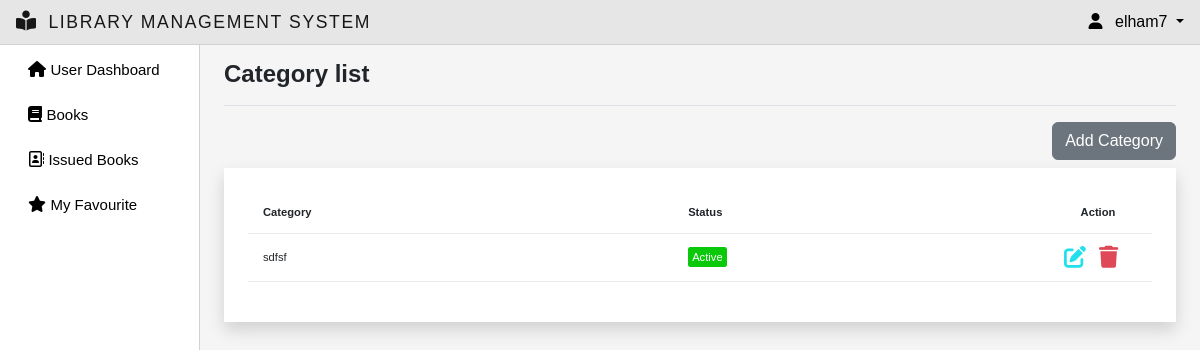
Page /category/ (signed in) on the committed database.
### myapp/models.py (models this page shows, shortened)
class CustomUser(AbstractUser):
    email = models.EmailField(max_length=255, unique=True)
    username = models.CharField(max_length=50, unique=True)
    first_name = models.CharField(null=True, blank=True, max_length=100)
    father_name= models.CharField(null=True, blank=True, max_length=100)
    last_name = models.CharField(null=True, blank=True, max_length=100)
    phone_number = models.CharField(null=True,blank=True, max_length=20)
    user_id = models.CharField(max_length=50,null=True,blank=True)
    group = models.ForeignKey(Group, on_delete=models.CASCADE, default=2)
    gender = models.CharField(max_length=1,choices=GENDER_CHOICES,null=True,blank=True)
    USERNAME_FIELD = 'email'
    EMAIL_FIELD = 'email'
    REQUIRED_FIELDS = []
    objects = CutomUserManager()

class Category(models.Model):
    name = models.CharField(max_length=200)
    status = models.BooleanField(default=True)
    @property
    def status_name(self):
        return "Active" if self.status else "Inactive"

### myapp/views.py (the view)
# urls.py: path('category/',views.categorylist, name="category-list"),
def categorylist(request):
    category = Category.objects.all()
    context={'category':category}
    return render(request,'category_list.html',context)

### myapp/templates/category_list.html (shortened to what this page needs)
{% extends 'main.html' %}
{% block title %}Category list{% endblock title %}
{% block content %}
    <div class="text-end mb-2 ">
        <a href="{% url 'add_category' %}" class="add-category btn btn-secondary">Add Category</a>
    </div>
  <div class="p-4 shadow bg-white ">
	<table class="table table-font-size table-hover " >
	    <thead>
            <tr>
              <th>Category</th>
              <th>Status</th>
              <th class="text-center">Action</th>
            </tr>
          </thead>
		<tbody>
            {% if category %}
                {% for i in category %}
                    <tr>
                        <td>{{i.name}}</td>
                        {% if i.status %}
                        <td><span class="green">{{i.status_name}}</span></td>
                        {% else %}
                        <td><span class="red">{{i.status_name}}</span></td>
                        {% endif %}
                        <td style="width: 108px;">
                            <a href="{% url 'update-category' i.id %}" class="edit" data-toggle="modal"><i class="fa-solid fa-pen-to-square "></i></a>
                            <a href="{% url 'delete-category' i.id %}" onclick="return confirm('Do you really want to delete this Category?');"><i class="fa-solid fa-trash text-danger" data-toggle="tooltip" title="delete"></i></a>
                        </td>
                    </tr>
                {% endfor %}
            {% else %}
                <tr>
                    <td colspan="3">empty</td>
                </tr>
            {% endif %}
		</tbody>
	</table>
</div>
{% endblock content %}

### templates/navbar.html (shortened to what this page needs)
<nav class="navbar navbar-expand-lg backgroundcolor fixed-top px-3 py-1 justify-content-between">
  <a class="navbar-brand" href="{% url 'admin-page' %}">
    <i class="fa-solid fa-book-open-reader navbar-icon "></i>
    <span class="ms-2">LIBRARY MANAGEMENT SYSTEM</span>
  </a>
  <div class="dropdown">
    <a class="dropdown-toggle user-menu-item" data-bs-toggle="dropdown" aria-expanded="false">
      <i class="fa-solid fa-user me-2"></i>
      {{request.user.username}}
    </a>
  </div>
</nav>

### static/css/main.css (style rules this page uses)
body { color: #566787; background: #f5f5f5; font-family: 'Varela Round', sans-serif; }
table.table tr th, table.table tr td { border-color: #e9e9e9; padding: 12px 15px; vertical-align: middle; }
table.table tr th:last-child { width: 100px; }
table.table td:last-child i { opacity: 0.9; font-size: 22px; margin: 0 5px; }
table.table td a { font-weight: bold; color: #566787; display: inline-block; text-decoration: none; outline: none !important; }
table.table td a.edit { color: #FFC107; }
table.table td i { font-size: 19px; }
body { overflow-y:scroll; }
.navbar-icon { margin-top: -9px !important; font-size: 20px !important; }

### static/css/style.css (style rules this page uses)
:root { --offconvas-width: 270px; --topNavbarHeight: 56px; }
.backgroundcolor { background-color: #e6e6e6; border-bottom:1px solid #d6d1d1; }
@media screen and (min-width: 1200px) { .ms-2 { font-size: 1.1rem !important; letter-spacing: 0.1rem; } }
@media (min-width : 920px) { .navbar-brand { font-size: 0.9rem !important; } }
@media (min-width : 390px) { .navbar-brand { font-size: 1rem !important ; } }
.user-menu-item { color:#000000; text-decoration:none; cursor: pointer; }
.edit { color: rgb(9, 221, 236) !important; }
.table-font-size { font-size: 0.7rem !important; }

### myapp/templates/category_list.html (style rules this page uses)
.green { border: 1px solid rgb(10, 201, 10); color: #fff; border-radius: 3px; padding: 3px; background-color: rgb(10, 201, 10); }

### rows in the picture
CustomUser: user.username "elham7"
Category: name "sdfsf", status_name "Active"
